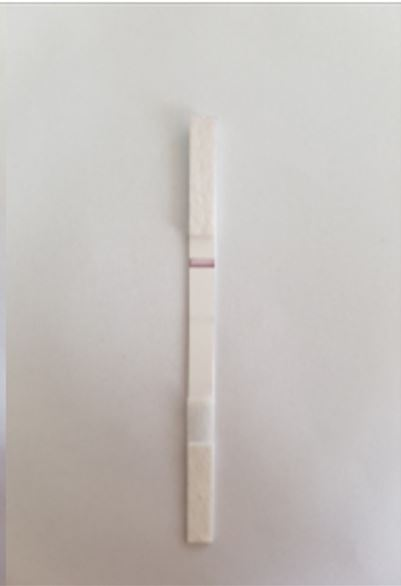
%> input picture editimage/imagej/x5.JPG, 401 x 586 px
$ octave imagejj.m   (GNU Octave 9; MATLAB toolbox functions it lacks are replaced by stand-ins)
%> lines starting %> are read from the running program, lines starting %| are printed output that depends on the picture; in (x1, y1, x2, y2) boxes, pixels count from 0 and x2, y2 are one past the last pixel; in counts of white or black regions, pixels touching at a corner belong together; the program's own positions count from 1
clc
clear all
I=imread('x5.jpg');
%> I is the input picture: size 586x401x3 uint8; mean R, G, B 197.1, 192.3, 188.9
r=graythresh(I);
%> r = 0.718
I2=uint8(imcomplement(im2bw(I, r)));
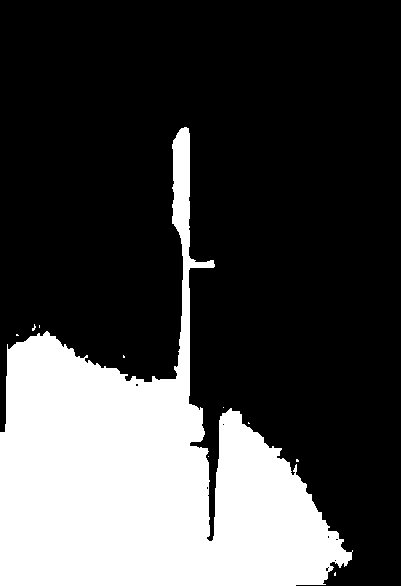
%> I2: size 586x401 uint8; values 0 (black) and 1 (white), 27.4% white; 10 white regions (9 under 20 px), largest, box (x1, y1, x2, y2) and area: (0, 127, 353, 586) 64357
imshow(I2)
Ifinal=I2.*I;
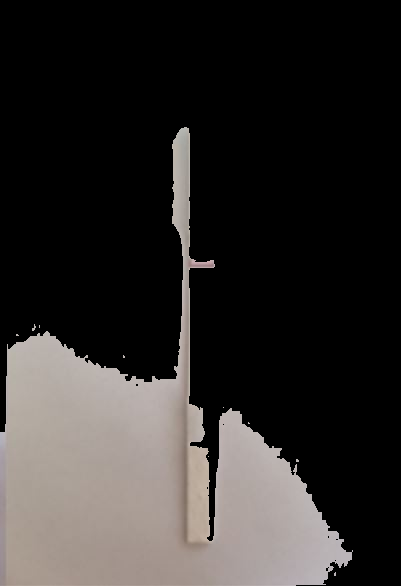
%> Ifinal: size 586x401x3 uint8; mean R, G, B 47.7, 44.7, 43.1
imshow(Ifinal);

$ run again, with editimage/imagej/x1.JPG copied over editimage/imagej/x5.JPG
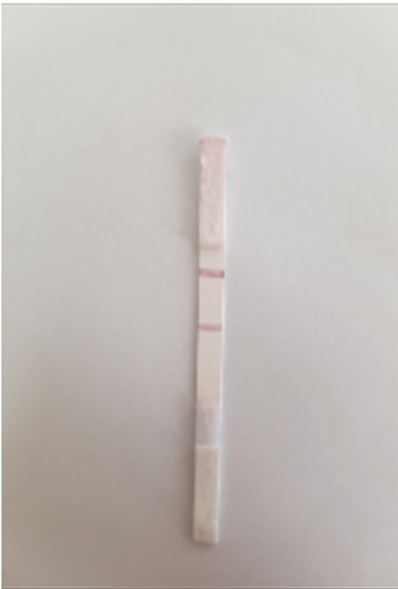
%> input picture editimage/imagej/x1.JPG, 398 x 589 px
%> I is the input picture: size 589x398x3 uint8; mean R, G, B 193.9, 188.5, 184.6
%> r = 0.702
%> `I2=uint8(imcomplement(im2bw(I, r)));`:
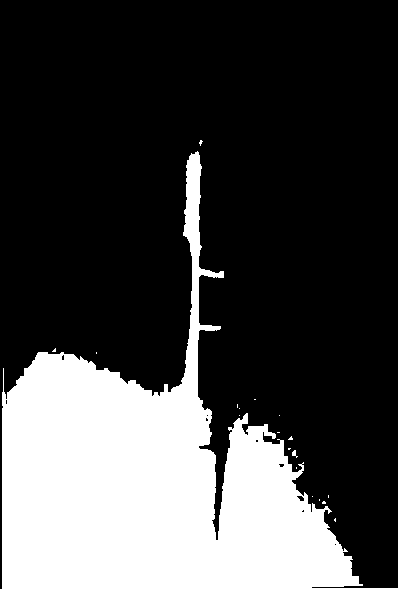
%> I2: size 589x398 uint8; values 0 (black) and 1 (white), 27.1% white; 19 white regions (17 under 20 px), largest, box (x1, y1, x2, y2) and area: (2, 151, 398, 589) 63488, (292, 450, 298, 458) 24
%> `Ifinal=I2.*I;`:
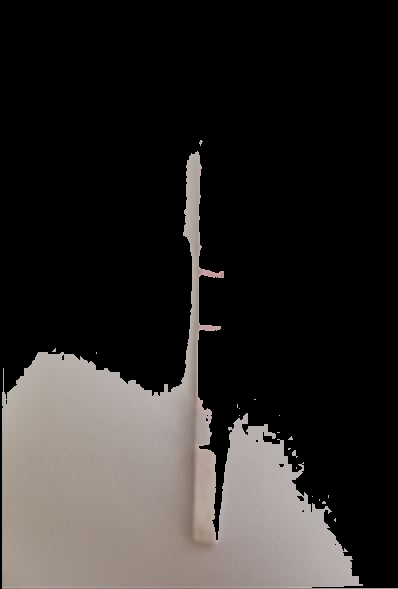
%> Ifinal: size 589x398x3 uint8; mean R, G, B 45.5, 42.5, 40.8

$ run again, with editimage/imagej/x2.JPG copied over editimage/imagej/x5.JPG
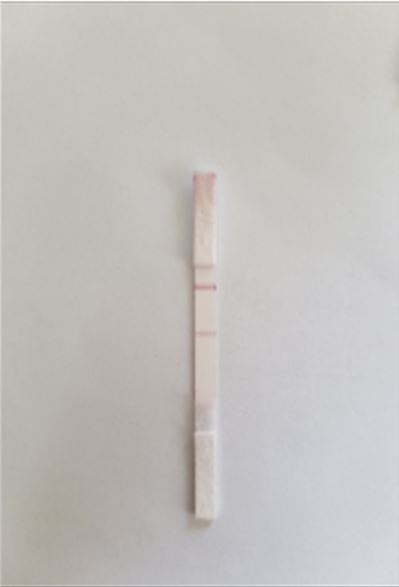
%> input picture editimage/imagej/x2.JPG, 399 x 587 px
%> I is the input picture: size 587x399x3 uint8; mean R, G, B 194.9, 192.7, 190.1
%> r = 0.733
%> `I2=uint8(imcomplement(im2bw(I, r)));`:
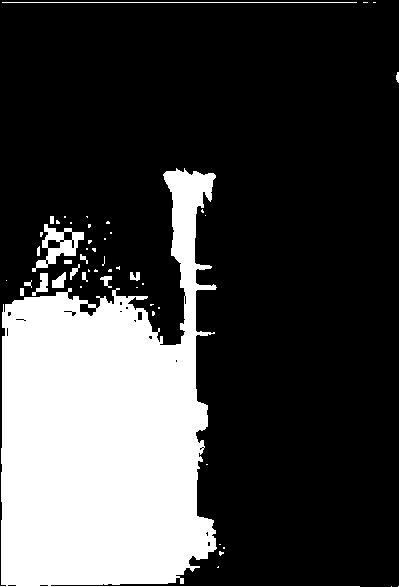
%> I2: size 587x399 uint8; values 0 (black) and 1 (white), 26% white; 51 white regions (35 under 20 px), largest, box (x1, y1, x2, y2) and area: (0, 168, 360, 587) 58758, (32, 224, 84, 272) 895, (2, 2, 357, 3) 355
%> `Ifinal=I2.*I;`:
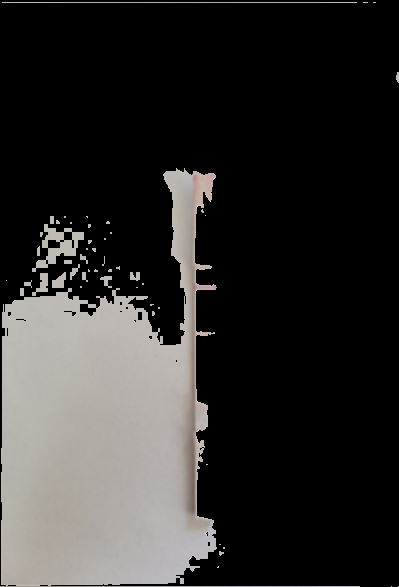
%> Ifinal: size 587x399x3 uint8; mean R, G, B 47, 45.7, 44.5
